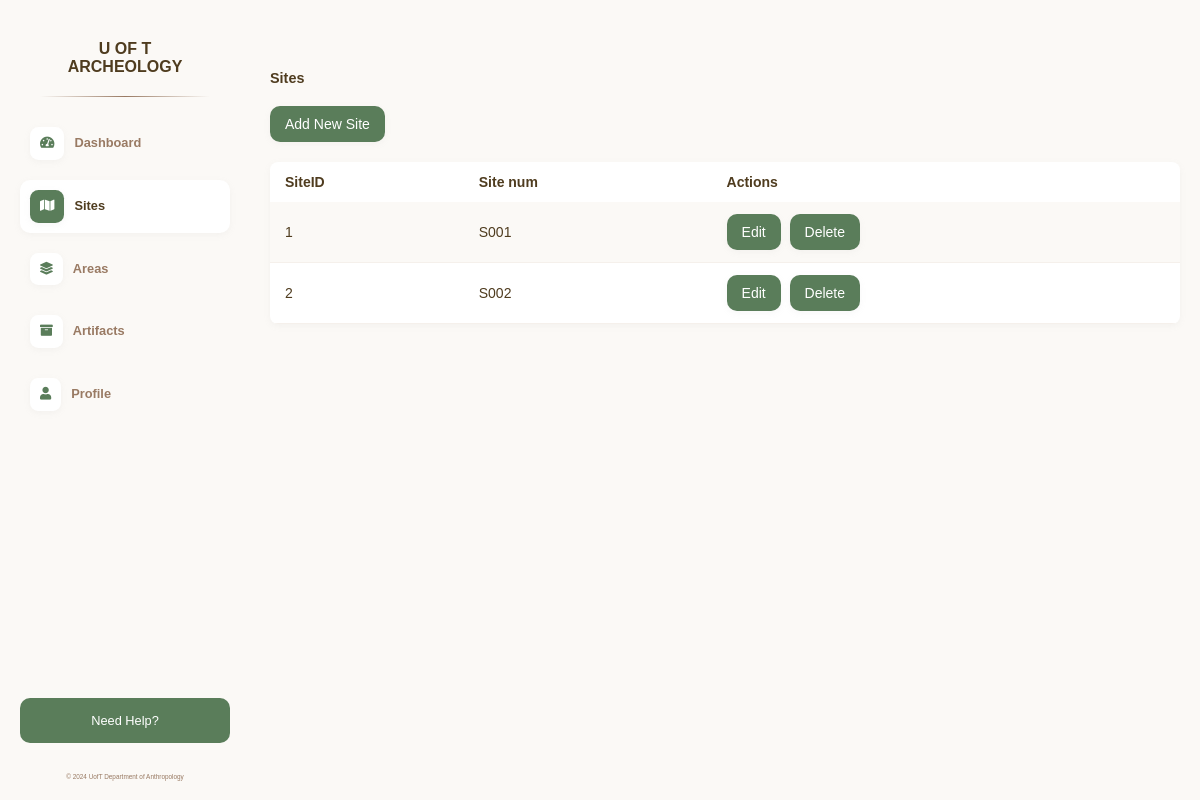
The page /sites/ on the database as committed earlier.
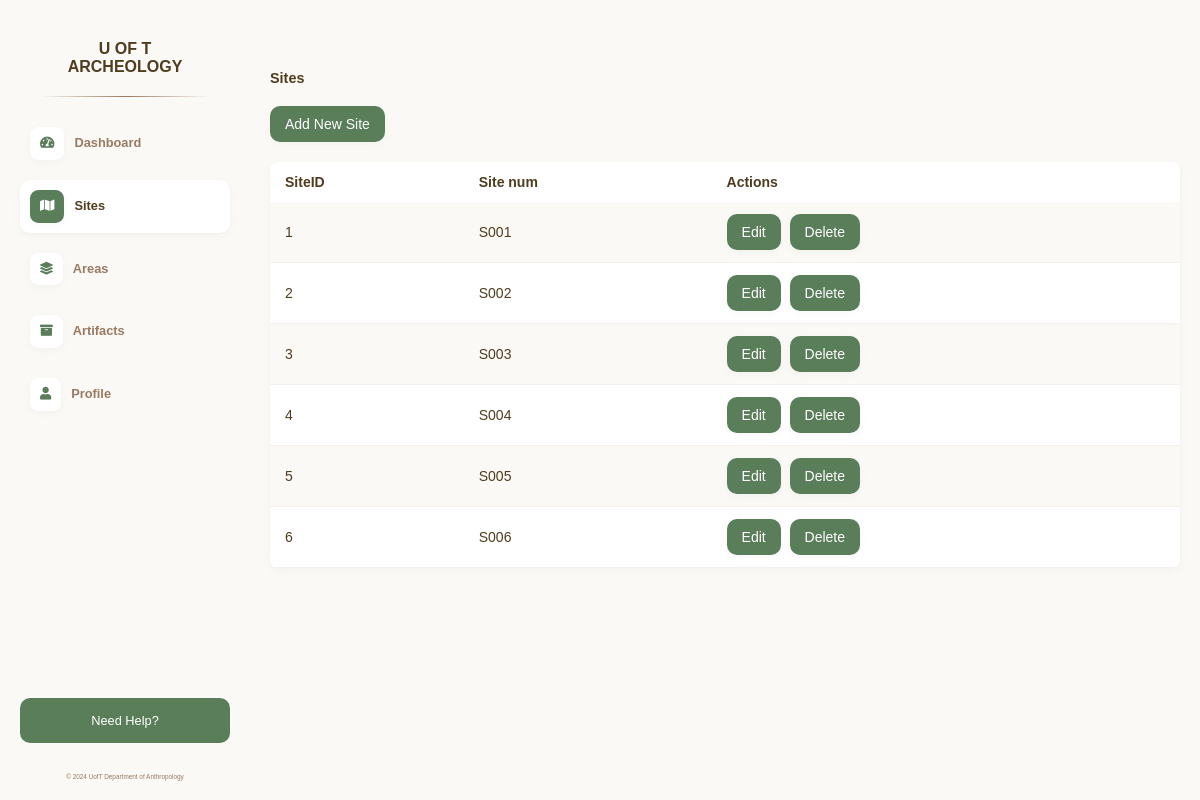
The same page on the database as committed later.
### myapp/models.py (models this page shows, shortened)
class Site(models.Model):
    SiteID = models.AutoField(primary_key=True)
    Site_num = models.CharField(max_length=50, unique=True)

### myapp/views.py (the view, shortened to what this page needs)
# urls.py: path('sites/', views.sites, name='sites'),
def sites(request):
    sites = Site.objects.all()
    headers = [{'name': field.name, 'verbose_name': field.verbose_name} for field in Site._meta.fields]
    return render(request, 'sites.html', {'sites': sites, 'headers': headers})

### myapp/templatetags/custom_filters.py (called while the page is built)
@register.filter
def attr(obj, attr_name):
    return getattr(obj, attr_name)

### templates/sites.html (shortened to what this page needs)
{% load static %}
{% load custom_filters %}
<html lang="en">
<head>
    <link rel="stylesheet" href="{% static 'css/styles.css' %}">
    <link rel="stylesheet" href="https://cdnjs.cloudflare.com/ajax/libs/font-awesome/5.15.4/css/all.min.css">
</head>
<body>
  <div class="sidebar">
    <div>
      <div class="logo">U OF T ARCHEOLOGY<hr></div>
      <a href="{% url 'home' %}"><i class="fas fa-tachometer-alt"></i>Dashboard</a>
      <a href="{% url 'sites' %}" class="current-page"><i class="fas fa-map"></i>Sites</a>
      <a href="#"><i class="fas fa-layer-group"></i>Areas</a>
      <a href="#"><i class="fas fa-archive"></i>Artifacts</a>
      <a href="#"><i class="fas fa-user"></i>Profile</a>
    </div>
    <div>
      <div class="help">Need Help?</div>
      <div class="footer">&copy; 2024 UofT Department of Anthropology</div>
    </div>
  </div>
  <div class="main-content">
    <h2>Sites</h2>
    <div class="actions">
        <button id="addSiteButton" onclick="openAddSiteForm()">Add New Site</button>
    </div>
    <table class="sites-table">
      <thead>
        <tr>
          {% for header in headers %}
          <th>{{ header.verbose_name }}</th>
          {% endfor %}
          <th>Actions</th>
        </tr>
      </thead>
      <tbody>
        {% for site in sites %}
        <tr>
          {% for header in headers %}
          <td>{{ site|attr:header.name }}</td>
          {% endfor %}
          <td>
            <button onclick="editSite({{ site.id }})">Edit</button>
            <button onclick="deleteSite({{ site.id }})">Delete</button>
          </td>
        </tr>
        {% endfor %}
      </tbody>
    </table>
  </div>
</body>

### static/css/styles.css (style rules this page uses)
* { margin: 0; padding: 0; box-sizing: border-box; font-family: 'Helvetica', Arial, sans-serif; color: #4f3c1f; }
body { display: flex; min-height: 100vh; background-color: #fbf9f6; }
h2 { font-size: 0.9em; font-weight: 600; }
.logo { margin: 20px; font-weight: 700; text-align: center; }
hr { border: 0; height: 1px; background: #333; margin-top: 20px; margin-bottom: 20px; background-image: linear-gradient(to right, #fbf9f6, #997a63, #fbf9f6); }
.sidebar { min-width: 250px; width: 250px; padding: 20px; display: flex; flex-direction: column; justify-content: space-between; }
.sidebar a { text-decoration: none; color: #997a63; font-weight: 600; font-size: 0.8em; padding: 10px; border-radius: 10px; margin-bottom: 10px; transition: background-color 0.3s ease; display: block; }
.sidebar .current-page, .sidebar .current-page:hover { background-color: #ffffff; color: #4f3c1f; box-shadow: 0 2px 6px rgba(180, 180, 180, 0.1); }
.sidebar .help { color: white; background-color: #5a7d5a; font-size: 0.8em; padding: 15px; border-radius: 10px; margin-bottom: 30px; text-align: center; }
.sidebar .footer { color: #997a63; font-size: 0.4em; text-align: center; }
.sidebar .fas { padding: 10px; background-color: #ffffff; border-radius: 25%; color: #5a7d5a; margin-right: 10px; box-shadow: 0 2px 6px rgba(180, 180, 180, 0.1); }
.sidebar .current-page .fas { padding: 10px; background-color: #5a7d5a; border-radius: 25%; color: #ffffff; margin-right: 10px; box-shadow: 0 2px 6px rgba(180, 180, 180, 0.1); }
.main-content { flex: 1; padding: 20px; padding-top: 70px; }
.main-content .actions button { margin: 20px 0 20px 0; }
.sites-table { width: 100%; border-collapse: collapse; background-color: #ffffff; border-radius: 8px; overflow: hidden; font-size: 14px; box-shadow: 0 2px 6px rgba(180, 180, 180, 0.1); }
.sites-table th, .sites-table td { padding: 12px 15px; text-align: left; }
.sites-table tbody tr { border-bottom: 1px solid #f5f0eb; }
.sites-table tbody tr:nth-child(odd) { background-color: #fbf9f6; }
.main-content button { background-color: transparent; border: none; padding: 10px 15px; background-color: #5a7d5a; color: #ffffff; border-radius: 10px; font-size: 14px; cursor: pointer; margin-right: 5px; box-shadow: 0 2px 6px rgba(180, 180, 180, 0.1); }

Rows that differ between the two databases and show on the page:
added Site: headers "3" "S003"
added Site: headers "4" "S004"
added Site: headers "5" "S005"
added Site: headers "6" "S006"
